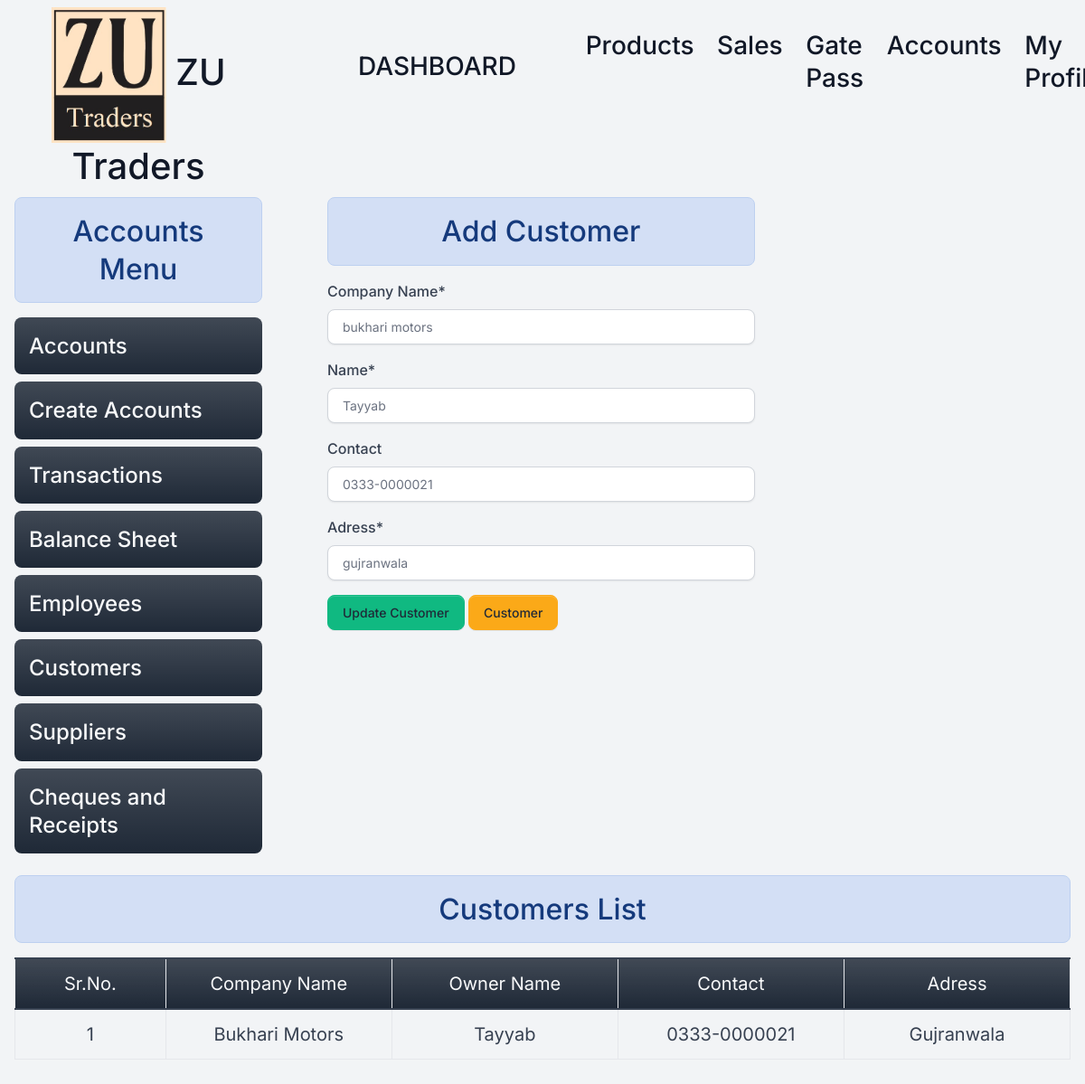
Page /customer/1 (signed in) on the committed database.
### home/models.py (models this page shows, shortened)
class Customer(models.Model):
    coname=models.CharField(max_length=255)
    name=models.CharField(max_length=255)
    adress=models.CharField(max_length=255)
    contact=models.CharField(max_length=12,null=True,unique=True,blank=True)
    is_deleted = models.BooleanField(default=False)

### home/views/customers.py (the view)
# urls.py: path('customer/<int:id>', customers.edit_customer , name="editcustomer"),
@login_required
@permission_required('home.change_customer', login_url='/login/')
def edit_customer(request,id):
    data={}
    if request.method == 'POST':
      mydata=Customer.objects.get(id=id)
      form = Customer_form(request.POST,instance=mydata)
      if form.is_valid():
        form.save()
        messages.success(request,"Customer Updated successfully !!")
        return redirect('addcustomer')
    else:
      mydata=Customer.objects.get(id=id)
      form = Customer_form(instance=mydata)
    data={'form': form, 'mydata':mydata,'update':True}
    return render(request, 'customers/add_customer.html', data)

### home/forms.py
class Customer_form(forms.ModelForm):
    class Meta:
        model = Customer
        fields = ['coname', 'name','contact','adress']
        labels={'coname':'Company Name','name':'Name',
                'contact':'Contact','adress':'Adress',}
    def __init__(self, *args, **kwargs):
        super(Customer_form, self).__init__(*args, **kwargs)
        placeholders = {
            'coname': 'Enter first name',
            'name': 'Enter full name',
            'contact': '0000-0000000',
            'adress':'Enter Adress here'
        }
        for field_name, placeholder in placeholders.items():
            self.fields[field_name].widget.attrs.update({'placeholder': placeholder})

### home/templatetags/custom_filters.py (called while the page is built)
@register.filter(name='capitalize_after_space')
def capitalize_after_space(value):
    if not isinstance(value, str):
        value=str(value)
        return ' '.join([word.capitalize() for word in value.split()])
    return ' '.join([word.capitalize() for word in value.split()])

### templates/customers/add_customer.html (shortened to what this page needs)
{% extends 'base.html' %}
{% load crispy_forms_tags %}
{% load custom_filters %}
{% block content %}
<div class="container-fluid mb-5 ">
<div class="row">
  {% include 'accounts/accounts_menu.html' %}
    <div class="col-5 ms-5 ">
      <h2 class="text-center  alert alert-info">Add Customer</h2>
      <form method="post" enctype="multipart/form-data">
        {{form|crispy}}
        <input type="submit" class="btn btn-success" {% if update %} value="Update Customer" {% else %} value="Add Customer" {%endif %}>
        <a href= "/customers/" class="btn btn-warning" >Customer</a>
      </form>
    </div>
    </div>
    <div class="col-12 mt-3 ">
      <h2 class="text-center alert alert-info">Customers List</h2>
      {% if mydata %}
      <table class="table table-stripped table-bordered" id="petrol-table">
        <colgroup>
          <col width="10%">
          <col width="15%">
          <col width="15%">
          <col width="15%">
          <col width="15%">
      </colgroup>
        <thead>
          <tr class="bg-primary bg-gradient text-light text-center fs-5">
            <td class="text-center fs-5" >Sr.No.</td>
            <td class="text-center fs-5" >Company Name</td>
            <td class="text-center fs-5" >Owner Name</td>
            <td class="text-center fs-5" >Contact</td>
            <td class="text-center fs-5" >Adress</td>
          </tr>
        </thead>
        <tbody>
          {% if update %}
          <tr>
            <td class="text-center fs-5" >{{mydata.id}}</td>
            <td class="text-center fs-5">{{mydata.coname|capitalize_after_space}}</td>
            <td class="text-center fs-5">{{mydata.name|capitalize_after_space}}</td>
            <td class="text-center fs-5">{{mydata.contact}}</td>
            <td class="text-center fs-5">{{mydata.adress|title}}</td>
          </tr>
          {% endif %}
        </tbody>
      </table>
      {% else %}
      <h4 class="text-center alert alert-warning">No Record Found</h4>
      {% endif %}
    </div>
  </div>
{% endblock content %}

### static/assets/default/css/style.css (style rules this page uses)
html, body { height: 100%; width: 100%; max-height: 100%; overflow: auto; display: flex; flex-direction: column; }

### rows in the picture
Customer: coname "bukhari motors", name "Tayyab", contact "0333-0000021", adress "gujranwala", id "1", coname "Bukhari Motors", adress "Gujranwala"
